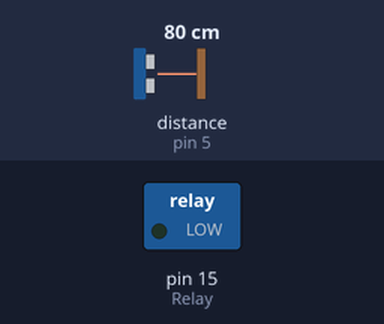
The program below on a simulated MicroPython board. Parts: switched loads named in the program (green lamp = pin HIGH). The test bench sets the inputs (shaded band); at power-on: distance to the obstacle (sensor on pin 5) 80 cm. The echo pulse lasts 58.3 µs per cm.

Above: at 1.2 s.
1.3 s: distance to the obstacle (sensor on pin 5) set to 11 cm
2.8 s: distance to the obstacle (sensor on pin 5) set to 8 cm
At 3.6 s:
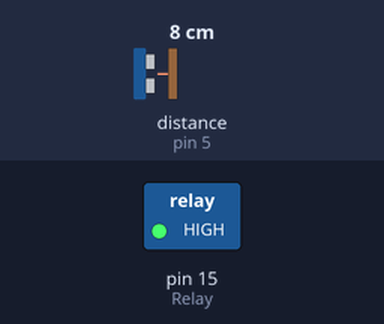
4.3 s: distance to the obstacle (sensor on pin 5) set to 18 cm
At 5.3 s:
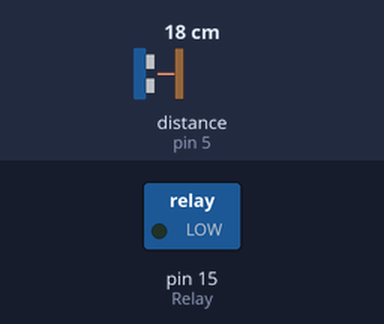
6.3 s: distance to the obstacle (sensor on pin 5) set to 2 cm
At 7.5 s:
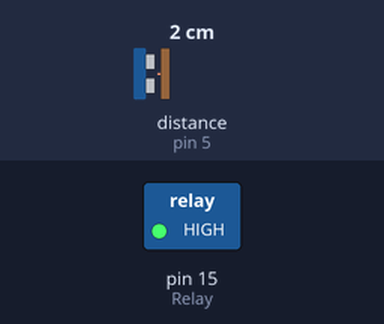
Timing chart, 0 to 8.8 s (numbered marks = the images above; inputs shaded):
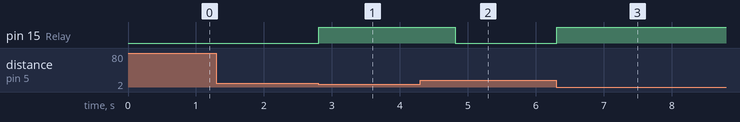

The program:

us_rf.py
```python
import time
from usrf_grove import USRF
from machine import Pin

Sensor = USRF(pin = 5, echo_timeout_us = 1000000)
Relay = Pin(15, Pin.OUT)

while (True):
    time.sleep_ms(5)
    Dist = Sensor.distance_cm()
    if Dist < 10:
        Relay.on()
        time.sleep(2)
    else:
        Relay.off()
    
```

usrf_grove.py
```python
import machine, time
from machine import Pin

__version__ = '0.1.0'
__author__ = 'Original driver developed by Roberto Sánchez, adapted to the Grove USRF by Francesco Ficili'
__license__ = "Apache License 2.0. https://www.apache.org/licenses/LICENSE-2.0"
__notes__ = 'Adaptation to the Grove ultrasonic sensor of the original driver for HCSR-04 developed by Roberto Sánchez'

class USRF:
    """
    Driver to use the untrasonic Grove Sensor.
    The sensor range is between 2cm and 4m.
    The timeouts received listening to echo pin are converted to OSError('Out of range')
    """
    def __init__(self, pin, echo_timeout_us=500*2*30):
        self.echo_timeout_us = echo_timeout_us
        self.pin = pin

    def _send_pulse_and_wait(self):
        """
        Send the pulse to trigger and listen on echo pin.
        We use the method `machine.time_pulse_us()` to get the microseconds until the echo is received.
        """
        self.tr_echo = Pin(self.pin, Pin.OUT)
        self.tr_echo.value(0)
        time.sleep_us(2)
        self.tr_echo.value(1)
        time.sleep_us(5)
        self.tr_echo.value(0)
        self.tr_echo = Pin(self.pin, Pin.IN)
        try:
            pulse_time = machine.time_pulse_us(self.tr_echo, 1, self.echo_timeout_us)
            #print(pulse_time)
            return pulse_time
        except OSError as ex:
            if ex.args[0] == 110: # 110 = ETIMEDOUT
                raise OSError('Out of range')
            raise ex

    def distance_mm(self):
        """
        Get the distance in milimeters without floating point operations.
        """
        pulse_time = self._send_pulse_and_wait()

        # To calculate the distance we get the pulse_time and divide it by 2
        # (the pulse walk the distance twice) and by 29.1 becasue
        # the sound speed on air (343.2 m/s), that It's equivalent to
        # 0.34320 mm/us that is 1mm each 2.91us
        # pulse_time // 2 // 2.91 -> pulse_time // 5.82 -> pulse_time * 100 // 582
        mm = pulse_time * 100 // 582
        return mm

    def distance_cm(self):
        """
        Get the distance in centimeters with floating point operations.
        It returns a float
        """
        pulse_time = self._send_pulse_and_wait()

        # To calculate the distance we get the pulse_time and divide it by 2
        # (the pulse walk the distance twice) and by 29.1 becasue
        # the sound speed on air (343.2 m/s), that It's equivalent to
        # 0.034320 cm/us that is 1cm each 29.1us
        cms = (pulse_time / 29) / 2
        return cms
```

Measured:
- the behaviour switches between 10 and 9 cm on distance to the obstacle (sensor on pin 5) (found by bisection; images 0 and 1)
- after the input at 1.3 s, every drawn part: stays the same
- after the input at 2.8 s, pin 15 (Relay): LOW → HIGH at once
- after the input at 4.3 s, pin 15 (Relay): HIGH → LOW after 0.51 s
- after the input at 6.3 s, pin 15 (Relay): LOW → HIGH at once
